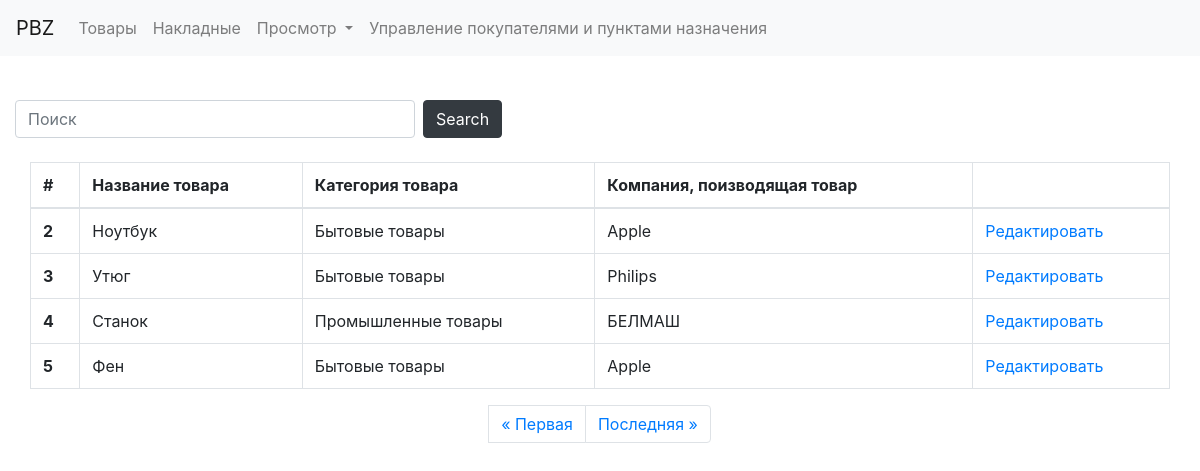
Page /edit_page on the earlier database version.
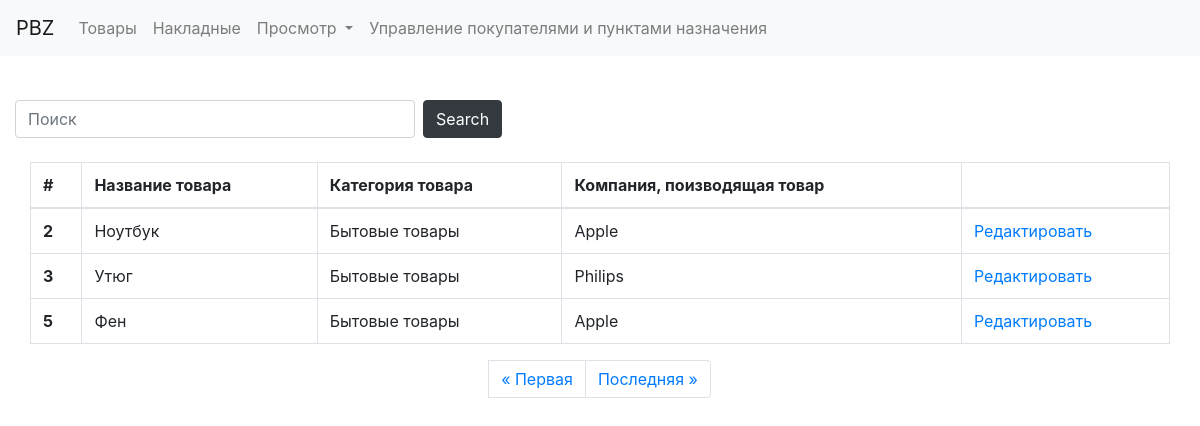
Same page on the later database version.
### PBZ/models.py (models this page shows)
class Product(models.Model):
    name = models.CharField(max_length=100)
    category = models.CharField(max_length=100)
    company = models.CharField(max_length=100)

### PBZ/views.py (the view)
# urls.py: path('edit_page', views.edit_page, name='edit_page'),
def edit_page(request):
    list1 = Product.objects.all()
    paginator = Paginator(list1, 10)
    page = request.GET.get('page', 1)
    try:
        list1 = paginator.page(page)
    except PageNotAnInteger:
        list1 = paginator.page(1)
    except EmptyPage:
        list1 = paginator.page(paginator.num_pages)
    return render(request, 'edit_page.html', {'product':list1,'page' : page})

### PBZ/templates/edit_page.html (shortened to what this page needs)
{% extends 'common.html' %}
{% block content %}
    <body class="container-fluid"
          style="background-image: url('http://www.bvinyl.com/image/catalog/texts/bvinyl-warehouse.jpg'); background-repeat: no-repeat; background-size: cover; background-position: center center;">
     <form class="form-inline my-2 my-lg-0" method="post" action="{% url 'seach_product' %}">
      <input class="form-control mr-sm-2" type="search" placeholder="Поиск" aria-label="Search" name="search" style="width: 400px">
      <button class="btn btn-dark my-2 my-sm-0" type="submit">Search</button>
    </form>
     <br>
    <div class="container-fluid" style="background-color: white">
        <table class="table table-bordered">
            <thead>
            <tr>
                <th>#</th>
                <th>Название товара</th>
                <th>Категория товара</th>
                <th>Компания, поизводящая товар</th>
                <th></th>
            </tr>
            </thead>
            <tbody>
                {% for item in product %}
                    <tr>
                    <th scope="row">{{ item.id }}</th>
                    <td>{{ item.name }}</td>
                    <td>{{ item.category }}</td>
                    <td>{{ item.company }}</td>
                    <td><a href="{% url 'edit_product' item.id %}">Редактировать</a></td>
                    </tr>
                {% endfor %}
            </tbody>
        </table>
<ul class="pagination justify-content-center">
    <li class="step-links">
            <li class="page-item"><a class="page-link" href="?page=1">&laquo; Первая</a></li>
        <li class="page-item"><a  class="page-link" href="?page={{ product.paginator.num_pages }}"> Последняя &raquo;</a></li>
</ul>
    </div>
    </body>
{% endblock %}

Differences in the rows shown:
removed Product: id "4", name "Станок", category "Промышленные товары", company "БЕЛМАШ"
